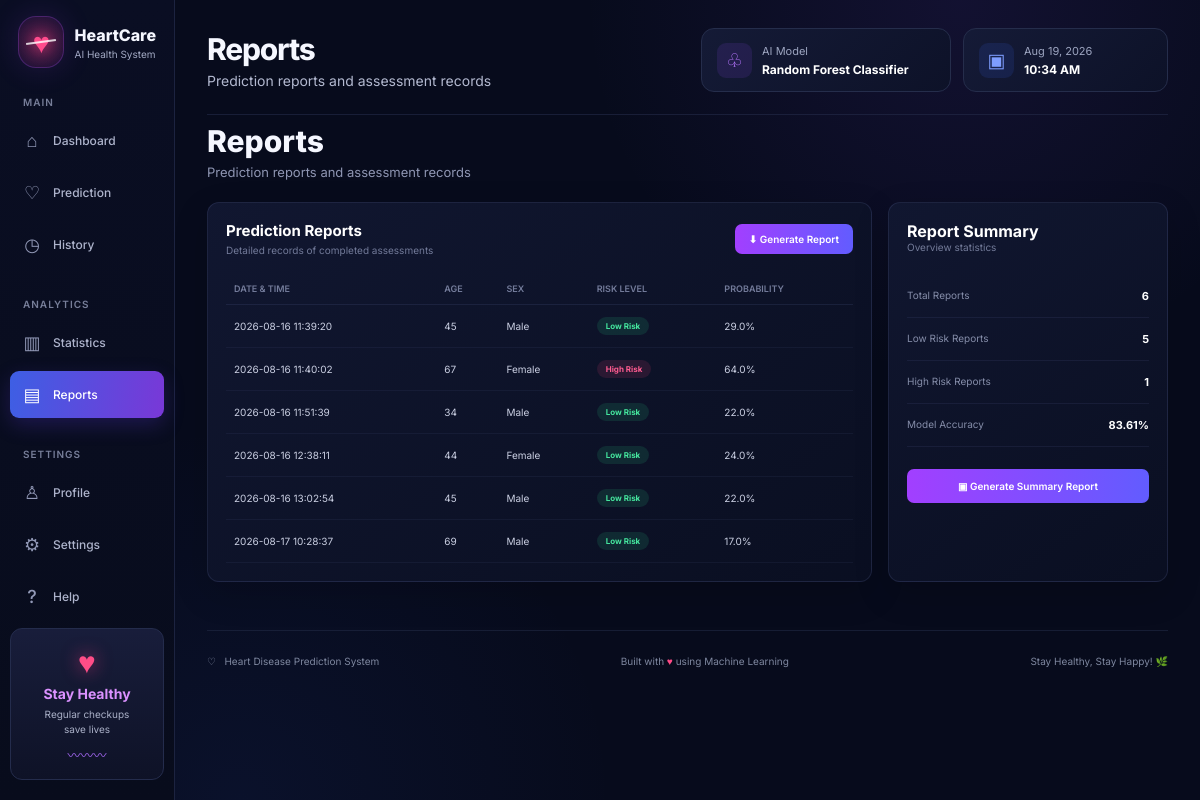
Page /reports on the committed database.
### tables this page shows
CREATE TABLE predictions (
            id INTEGER PRIMARY KEY AUTOINCREMENT,
            date_time TEXT,
            age INTEGER,
            sex INTEGER,
            prediction INTEGER,
            probability REAL
        );

### app.py (the view)
@app.route("/reports")
def reports():
    history = get_history()
    return render_template(
        "index.html",
        page="reports",
        history=history,
        prediction=None,
        probability=None
    )

### app.py (called while the page is built)
def get_history():
    conn = sqlite3.connect(DATABASE)
    conn.row_factory = sqlite3.Row
    rows = conn.execute("""
        SELECT *
        FROM predictions
        ORDER BY id DESC
    """).fetchall()
    conn.close()
    return rows

### templates/index.html (shortened to what this page needs)
<!DOCTYPE html>
<html lang="en">
<head>
    <link rel="stylesheet"
          href="{{ url_for('static', filename='style.css') }}">
</head>
<body>
<div class="app">
    <aside class="sidebar">
        <div class="brand">
            <div class="brand-icon">
                <span>♥</span>
                <div class="pulse-line"></div>
            </div>
            <div class="brand-text">
                <h2>HeartCare</h2>
                <p>AI Health System</p>
            </div>
        </div>
        <nav class="navigation">
            <p class="nav-title">MAIN</p>
            <a href="{{ url_for('dashboard') }}"
               class="nav-item {% if page == 'dashboard' %}active{% endif %}">
                <span class="nav-icon">⌂</span>
                <span>Dashboard</span>
            </a>
            <a href="{{ url_for('prediction_page') }}"
               class="nav-item {% if page == 'prediction' %}active{% endif %}">
                <span class="nav-icon">♡</span>
                <span>Prediction</span>
            </a>
            <a href="{{ url_for('history_page') }}"
               class="nav-item {% if page == 'history' %}active{% endif %}">
                <span class="nav-icon">◷</span>
                <span>History</span>
            </a>
            <p class="nav-title analytics-title">ANALYTICS</p>
            <a href="{{ url_for('statistics') }}"
               class="nav-item {% if page == 'statistics' %}active{% endif %}">
                <span class="nav-icon">▥</span>
                <span>Statistics</span>
            </a>
            <a href="{{ url_for('reports') }}"
               class="nav-item {% if page == 'reports' %}active{% endif %}">
                <span class="nav-icon">▤</span>
                <span>Reports</span>
            </a>
            <p class="nav-title settings-title">SETTINGS</p>
            <a href="{{ url_for('profile') }}"
               class="nav-item {% if page == 'profile' %}active{% endif %}">
                <span class="nav-icon">♙</span>
                <span>Profile</span>
            </a>
            <a href="{{ url_for('settings') }}"
               class="nav-item {% if page == 'settings' %}active{% endif %}">
                <span class="nav-icon">⚙</span>
                <span>Settings</span>
            </a>
            <a href="{{ url_for('help_page') }}"
               class="nav-item {% if page == 'help' %}active{% endif %}">
                <span class="nav-icon">?</span>
                <span>Help</span>
            </a>
        </nav>
        <div class="healthy-card">
            <div class="healthy-heart">♥</div>
            <h3>Stay Healthy</h3>
            <p>
                Regular checkups<br>
                save lives
            </p>
            <div class="mini-pulse">〰〰〰</div>
        </div>
    </aside>
    <main class="main-content">
        <header class="top-header">
            <div class="page-title">
                <div>
                    {% if page == "dashboard" %}
                        <h1>Dashboard</h1>
                        <p>AI-Powered Heart Health Overview</p>
                    {% elif page == "prediction" %}
                        <h1>Heart Disease Prediction</h1>
                        <p>AI-Powered Heart Health Risk Assessment</p>
                    {% elif page == "history" %}
                        <h1>Prediction History</h1>
                        <p>View your previous heart health assessments</p>
                    {% elif page == "statistics" %}
                        <h1>Statistics</h1>
                        <p>Heart disease prediction analytics</p>
                    {% elif page == "reports" %}
                        <h1>Reports</h1>
                        <p>Prediction reports and assessment records</p>
                    {% elif page == "profile" %}
                        <h1>Profile</h1>
                        <p>HeartCare system profile</p>
                    {% elif page == "settings" %}
                        <h1>Settings</h1>
                        <p>Manage your system preferences</p>
                    {% elif page == "help" %}
                        <h1>Help Center</h1>
                        <p>Learn how to use HeartCare</p>
                    {% endif %}
                </div>
            </div>
            <div class="header-right">
                <div class="model-badge">
                    <div class="header-icon purple">♧</div>
                    <div>
                        <span>AI Model</span>
                        <strong>
                            Random Forest Classifier
                        </strong>
                    </div>
                </div>
                <div class="date-badge">
                    <div class="header-icon blue">▣</div>
                    <div>
                        <span id="current-date">Loading...</span>
                        <strong id="current-time">--:--</strong>
                    </div>
                </div>
            </div>
        </header>
        {% if page == "reports" %}
        <section class="overview-page">
            <div class="page-intro">
                <div>
                    <h1>Reports</h1>
                    <p>
                        Prediction reports and assessment records
                    </p>
                </div>
            </div>
            <div class="reports-layout">
                <div class="dashboard-panel reports-table-panel">
                    <div class="panel-header">
                        <div>
                            <h2>
                                Prediction Reports
                            </h2>
                            <p>
                                Detailed records of completed assessments
                            </p>
                        </div>
                        <button class="report-button"
                                onclick="window.print()">
                            ⬇ Generate Report
                        </button>
                    </div>
                    <div class="table-wrapper">
                        <table class="professional-table">
                            <thead>
                                <tr>
                                    <th>Date & Time</th>
                                    <th>Age</th>
                                    <th>Sex</th>
                                    <th>Risk Level</th>
                                    <th>Probability</th>
                                </tr>
                            </thead>
                            <tbody>
                            {% for row in history|reverse %}
                            <tr>
                                <td>
                                    {{ row["date_time"] }}
                                </td>
                                <td>
                                    {{ row["age"] }}
                                </td>
                                <td>
                                    {% if row["sex"] == 1 %}
                                        Male
                                    {% else %}
                                        Female
                                    {% endif %}
                                </td>
                                <td>
                                    {% if row["prediction"] == 1 %}
                                        <span class="badge high">
                                            High Risk
                                        </span>
                                    {% else %}
                                        <span class="badge low">
                                            Low Risk
                                        </span>
                                    {% endif %}
                                </td>
                                <td>
                                    {{ row["probability"] }}%
                                </td>
                            </tr>
                            {% endfor %}
                            </tbody>
                        </table>
                    </div>
                </div>
                <div class="dashboard-panel report-summary">
                    <h2>
                        Report Summary
                    </h2>
                    <p>
                        Overview statistics
                    </p>
                    <div class="report-stat">
                        <span>
                            Total Reports
                        </span>
                        <strong>
                            {{ history|length }}
                        </strong>
                    </div>
                    <div class="report-stat">
                        <span>
                            Low Risk Reports
                        </span>
                        <strong>
                            {{ history|selectattr("prediction", "equalto", 0)|list|length }}
                        </strong>
                    </div>
                    <div class="report-stat">
                        <span>
                            High Risk Reports
                        </span>
                        <strong>
                            {{ history|selectattr("prediction", "equalto", 1)|list|length }}
                        </strong>
                    </div>
                    <div class="report-stat">
                        <span>
                            Model Accuracy
                        </span>
                        <strong>
                            83.61%
                        </strong>
                    </div>
                    <button class="generate-button"
                            onclick="window.print()">
                        ▣ Generate Summary Report
                    </button>
                </div>
            </div>
        </section>
        {% endif %}
        <footer>
            <div>
                ♡ &nbsp; Heart Disease Prediction System
            </div>
            <div>
                Built with
                <span class="footer-heart">♥</span>
                using Machine Learning
            </div>
            <div>
                Stay Healthy, Stay Happy! 🌿
            </div>
        </footer>
    </main>
</div>
</body>
</html>

### rows in the picture
predictions: date_time "2026-08-16 11:39:20", age "45", sex "Male", prediction "Low Risk", probability "29.0"
predictions: date_time "2026-08-16 11:40:02", age "67", sex "Female", prediction "High Risk", probability "64.0"
predictions: date_time "2026-08-16 11:51:39", age "34", sex "Male", prediction "Low Risk", probability "22.0"
predictions: date_time "2026-08-16 12:38:11", age "44", sex "Female", prediction "Low Risk", probability "24.0"
predictions: date_time "2026-08-16 13:02:54", age "45", sex "Male", prediction "Low Risk", probability "22.0"
predictions: date_time "2026-08-17 10:28:37", age "69", sex "Male", prediction "Low Risk", probability "17.0"

### other values in the picture
{{ history|length }} "6"
{{ history|selectattr("prediction", "equalto", 0)|list|length }} "5"
{{ history|selectattr("prediction", "equalto", 1)|list|length }} "1"
